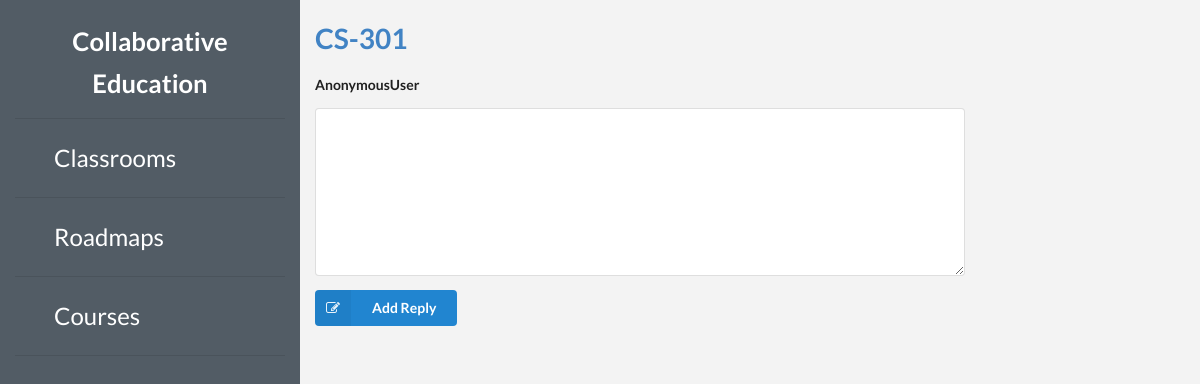
The app's page /discussion/CS-301/, older data.
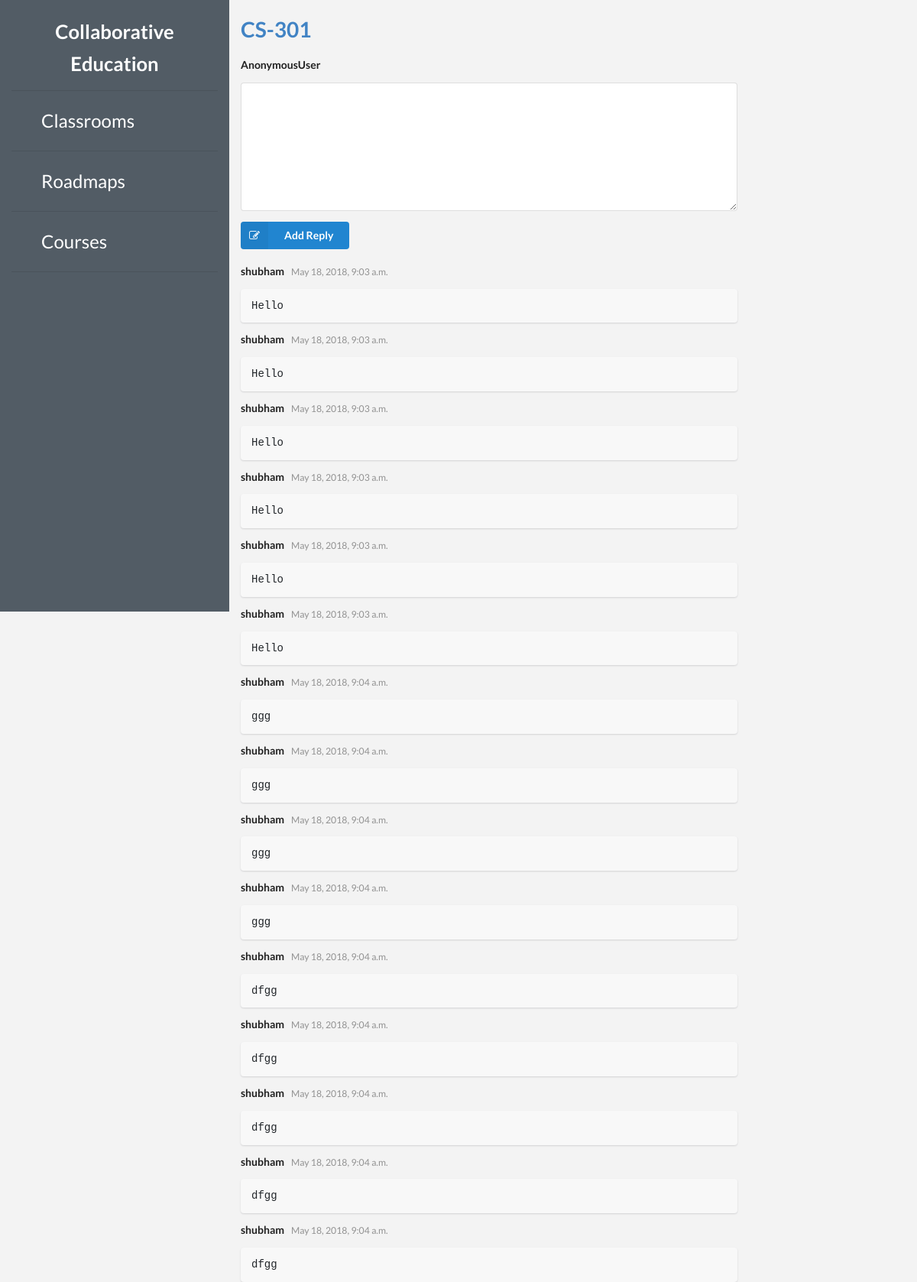
The same page, newer data.
### discussion/models.py (models this page shows, shortened)
class Discussion(models.Model):
	message=models.TextField(max_length=250)
	time=models.DateTimeField()
	user = models.ForeignKey(User,on_delete=models.CASCADE)
	classroom=models.ForeignKey(classrooms,on_delete=models.CASCADE)

### discussion/views.py (the view)
# urls.py: url(r'^(?P<class_name>.+)/$', views.disc,name='disc'),
def disc(request,class_name):
	print ('In disc'+class_name)
	classroom=classrooms.objects.get(class_name=class_name)
	user=request.user
	return render(request,'discussion/forum.html',{'All':Discussion.objects.filter(classroom=classroom),'class_name':class_name})

### discussion/templates/discussion/forum.html (shortened to what this page needs)
{% load staticfiles %}
<link rel="stylesheet" href="{% static 'css/bootstrap.min.css' %}"/>
<link rel="stylesheet" type="text/css" href="{% static 'Semantic/semantic.min.css' %} "/>
<body style="background-color:#f3f3f3" onload="setupWebSocket();">
<div class="row col-md-12 nomargin nopadding">
            <div class="col-md-3" style="height:100vh; background-color:#525c65;">
                <br>
                <h6 style="line-height:42px;" class="col-md-12 text-center custom-left-tav-link"><small><strong>Collaborative<br> Education</strong></small></h6>
                <hr/>
                <a style="text-decoration:none;" href="/dashboard"><h6 class="col-md-12 custom-left-tav-link-small">&emsp;Classrooms</h6></a>
                <hr/>
                <a style="text-decoration:none;" href="/roadmap/1"><h6 class="col-md-12 custom-left-tav-link-small">&emsp;Roadmaps</h6></a>
                <hr/>
                <a style="text-decoration:none;" href=""><h6 class="col-md-12 custom-left-tav-link-small">&emsp;Courses</h6></a>
                <hr/>
            </div>
          <div class="col-md-9">
            <br>
              <div>
                  <h1><a class="section" id="class_name" href="#" >{{ class_name }}</a></h1>
                  </div>
                  <div class="ui comments">
                    <div class="comment">
                      <div class="content">
                        <a class="author">{{ request.user }}</a>
                        <form class="ui reply form">
                          <div class="field">
                            <textarea id="comment"></textarea>
                          </div>
                          <div class="ui primary submit labeled icon button" id="sadd">
                            <i class="icon edit"></i> Add Reply
                          </div>
                        </form>
                      </div>
                    </div>
                  </div>
                  <div class="ui comments" id = "discuss">
                  {% for i in All %}
                    <div class="comment">
                    <div class="content">
                      <a class="author">{{ i.user.username }}</a>
                      <div class="metadata">
                          <div class="date">{{i.time}}</div>
                      </div>
                      <pre class="ui segment" style="background-color: #f8f8f8;border:0px;">{{ i.message }}</pre>
                    </div>
                    </div>
                {% endfor %}
                  </div>
                </div>
            </div>
</body>

Row changes from the older to the newer data that the page shows:
added Discussion: user.username "shubham", time "May 18, 2018, 9:03 a.m.", message "Hello"
added Discussion: user.username "shubham", time "May 18, 2018, 9:03 a.m.", message "Hello"
added Discussion: user.username "shubham", time "May 18, 2018, 9:03 a.m.", message "Hello"
added Discussion: user.username "shubham", time "May 18, 2018, 9:03 a.m.", message "Hello"
added Discussion: user.username "shubham", time "May 18, 2018, 9:03 a.m.", message "Hello"
added Discussion: user.username "shubham", time "May 18, 2018, 9:03 a.m.", message "Hello"
added Discussion: user.username "shubham", time "May 18, 2018, 9:04 a.m.", message "ggg"
added Discussion: user.username "shubham", time "May 18, 2018, 9:04 a.m.", message "ggg"
added Discussion: user.username "shubham", time "May 18, 2018, 9:04 a.m.", message "ggg"
added Discussion: user.username "shubham", time "May 18, 2018, 9:04 a.m.", message "ggg"
added Discussion: user.username "shubham", time "May 18, 2018, 9:04 a.m.", message "dfgg"
added Discussion: user.username "shubham", time "May 18, 2018, 9:04 a.m.", message "dfgg"
added Discussion: user.username "shubham", time "May 18, 2018, 9:04 a.m.", message "dfgg"
added Discussion: user.username "shubham", time "May 18, 2018, 9:04 a.m.", message "dfgg"
added Discussion: user.username "shubham", time "May 18, 2018, 9:04 a.m.", message "dfgg"
